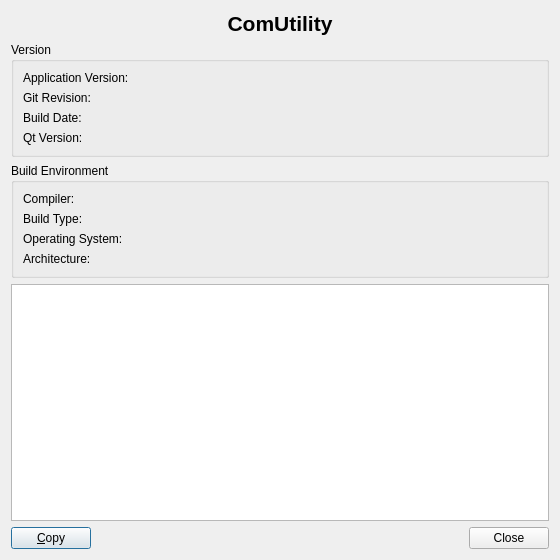
<?xml version="1.0" encoding="UTF-8"?>
<ui version="4.0">
 <class>VersionDialog</class>
 <widget class="QDialog" name="VersionDialog">
  <property name="geometry">
   <rect>
    <x>0</x>
    <y>0</y>
    <width>560</width>
    <height>560</height>
   </rect>
  </property>
  <property name="windowTitle">
   <string>Version Information</string>
  </property>
  <layout class="QVBoxLayout" name="verticalLayout">
   <item>
    <widget class="QLabel" name="labelTitle">
     <property name="font">
      <font>
       <pointsize>16</pointsize>
       <bold>true</bold>
      </font>
     </property>
     <property name="text">
      <string>ComUtility</string>
     </property>
     <property name="alignment">
      <set>Qt::AlignmentFlag::AlignCenter</set>
     </property>
    </widget>
   </item>
   <item>
    <widget class="QGroupBox" name="groupVersionInfo">
     <property name="title">
      <string>Version</string>
     </property>
     <layout class="QVBoxLayout" name="verticalLayout_2">
      <item>
       <widget class="QLabel" name="labelAppVersion">
        <property name="text">
         <string>Application Version:</string>
        </property>
        <property name="textFormat">
         <enum>Qt::TextFormat::RichText</enum>
        </property>
        <property name="textInteractionFlags">
         <set>Qt::TextInteractionFlag::TextSelectableByMouse</set>
        </property>
       </widget>
      </item>
      <item>
       <widget class="QLabel" name="labelGitHash">
        <property name="text">
         <string>Git Revision:</string>
        </property>
        <property name="textFormat">
         <enum>Qt::TextFormat::RichText</enum>
        </property>
        <property name="textInteractionFlags">
         <set>Qt::TextInteractionFlag::TextSelectableByMouse</set>
        </property>
       </widget>
      </item>
      <item>
       <widget class="QLabel" name="labelBuildDate">
        <property name="text">
         <string>Build Date:</string>
        </property>
        <property name="textFormat">
         <enum>Qt::TextFormat::RichText</enum>
        </property>
        <property name="textInteractionFlags">
         <set>Qt::TextInteractionFlag::TextSelectableByMouse</set>
        </property>
       </widget>
      </item>
      <item>
       <widget class="QLabel" name="labelQtVersion">
        <property name="text">
         <string>Qt Version:</string>
        </property>
        <property name="textFormat">
         <enum>Qt::TextFormat::RichText</enum>
        </property>
        <property name="textInteractionFlags">
         <set>Qt::TextInteractionFlag::TextSelectableByMouse</set>
        </property>
       </widget>
      </item>
     </layout>
    </widget>
   </item>
   <item>
    <widget class="QGroupBox" name="groupBuildInfo">
     <property name="title">
      <string>Build Environment</string>
     </property>
     <layout class="QVBoxLayout" name="verticalLayout_3">
      <item>
       <widget class="QLabel" name="labelCompiler">
        <property name="text">
         <string>Compiler:</string>
        </property>
        <property name="textFormat">
         <enum>Qt::TextFormat::RichText</enum>
        </property>
        <property name="textInteractionFlags">
         <set>Qt::TextInteractionFlag::TextSelectableByMouse</set>
        </property>
       </widget>
      </item>
      <item>
       <widget class="QLabel" name="labelBuildType">
        <property name="text">
         <string>Build Type:</string>
        </property>
        <property name="textFormat">
         <enum>Qt::TextFormat::RichText</enum>
        </property>
        <property name="textInteractionFlags">
         <set>Qt::TextInteractionFlag::TextSelectableByMouse</set>
        </property>
       </widget>
      </item>
      <item>
       <widget class="QLabel" name="labelOS">
        <property name="text">
         <string>Operating System:</string>
        </property>
        <property name="textFormat">
         <enum>Qt::TextFormat::RichText</enum>
        </property>
        <property name="textInteractionFlags">
         <set>Qt::TextInteractionFlag::TextSelectableByMouse</set>
        </property>
       </widget>
      </item>
      <item>
       <widget class="QLabel" name="labelArchitecture">
        <property name="text">
         <string>Architecture:</string>
        </property>
        <property name="textFormat">
         <enum>Qt::TextFormat::RichText</enum>
        </property>
        <property name="textInteractionFlags">
         <set>Qt::TextInteractionFlag::TextSelectableByMouse</set>
        </property>
       </widget>
      </item>
     </layout>
    </widget>
   </item>
   <item>
    <widget class="QTextBrowser" name="textAdditionalInfo">
     <property name="minimumSize">
      <size>
       <width>0</width>
       <height>120</height>
      </size>
     </property>
     <property name="readOnly">
      <bool>true</bool>
     </property>
    </widget>
   </item>
   <item>
    <layout class="QHBoxLayout" name="buttonLayout">
     <item>
      <widget class="QPushButton" name="buttonCopy">
       <property name="toolTip">
        <string>Copy all version information to the clipboard as plain text</string>
       </property>
       <property name="text">
        <string>&amp;Copy</string>
       </property>
      </widget>
     </item>
     <item>
      <widget class="QDialogButtonBox" name="buttonBox">
       <property name="orientation">
        <enum>Qt::Orientation::Horizontal</enum>
       </property>
       <property name="standardButtons">
        <set>QDialogButtonBox::StandardButton::Close</set>
       </property>
      </widget>
     </item>
    </layout>
   </item>
  </layout>
 </widget>
 <resources/>
 <connections>
  <connection>
   <sender>buttonBox</sender>
   <signal>rejected()</signal>
   <receiver>VersionDialog</receiver>
   <slot>close()</slot>
   <hints>
    <hint type="sourcelabel">
     <x>279</x>
     <y>539</y>
    </hint>
    <hint type="destinationlabel">
     <x>279</x>
     <y>279</y>
    </hint>
   </hints>
  </connection>
 </connections>
</ui>
